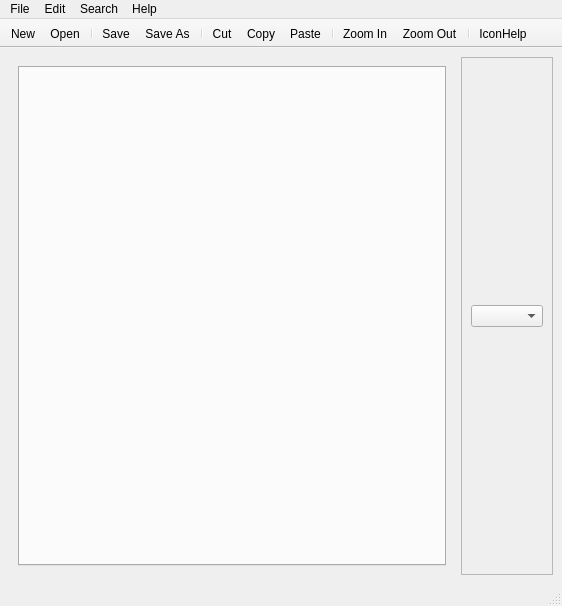
<?xml version="1.0" encoding="UTF-8"?>
<ui version="4.0">
 <class>MainWindow</class>
 <widget class="QMainWindow" name="MainWindow">
  <property name="geometry">
   <rect>
    <x>0</x>
    <y>0</y>
    <width>562</width>
    <height>606</height>
   </rect>
  </property>
  <property name="sizePolicy">
   <sizepolicy hsizetype="Expanding" vsizetype="Expanding">
    <horstretch>0</horstretch>
    <verstretch>0</verstretch>
   </sizepolicy>
  </property>
  <property name="minimumSize">
   <size>
    <width>312</width>
    <height>312</height>
   </size>
  </property>
  <property name="windowTitle">
   <string>G.R.O.M.</string>
  </property>
  <property name="windowIcon">
   <iconset resource="Icons.qrc">
    <normaloff>:/Program_Icon/icons/dnahelixpixels.jpg</normaloff>:/Program_Icon/icons/dnahelixpixels.jpg</iconset>
  </property>
  <widget class="QWidget" name="centralwidget">
   <layout class="QGridLayout" name="gridLayout_3">
    <item row="0" column="0">
     <widget class="QFrame" name="MainFrame">
      <property name="frameShape">
       <enum>QFrame::NoFrame</enum>
      </property>
      <property name="frameShadow">
       <enum>QFrame::Raised</enum>
      </property>
      <layout class="QGridLayout" name="gridLayout_2">
       <item row="0" column="0">
        <widget class="QTabWidget" name="tabWidget">
         <property name="tabShape">
          <enum>QTabWidget::Rounded</enum>
         </property>
         <property name="currentIndex">
          <number>-1</number>
         </property>
         <property name="documentMode">
          <bool>false</bool>
         </property>
         <property name="movable">
          <bool>true</bool>
         </property>
        </widget>
       </item>
      </layout>
     </widget>
    </item>
    <item row="0" column="1">
     <widget class="QFrame" name="moreFrame">
      <property name="frameShape">
       <enum>QFrame::StyledPanel</enum>
      </property>
      <property name="frameShadow">
       <enum>QFrame::Raised</enum>
      </property>
      <layout class="QGridLayout" name="gridLayout">
       <item row="0" column="0">
        <widget class="QComboBox" name="comboBox"/>
       </item>
      </layout>
     </widget>
    </item>
   </layout>
  </widget>
  <widget class="QMenuBar" name="menubar">
   <property name="geometry">
    <rect>
     <x>0</x>
     <y>0</y>
     <width>562</width>
     <height>25</height>
    </rect>
   </property>
   <widget class="QMenu" name="menuFile">
    <property name="title">
     <string>File</string>
    </property>
    <addaction name="actionIconNew"/>
    <addaction name="actionIconOpen"/>
    <addaction name="separator"/>
    <addaction name="actionIconSave"/>
    <addaction name="actionIconSaveAs"/>
    <addaction name="separator"/>
    <addaction name="actionExit"/>
   </widget>
   <widget class="QMenu" name="menuHelp">
    <property name="title">
     <string>Help</string>
    </property>
    <addaction name="separator"/>
    <addaction name="actionAbout"/>
    <addaction name="actionAbout_Qt"/>
   </widget>
   <widget class="QMenu" name="menuEdit">
    <property name="title">
     <string>Edit</string>
    </property>
    <addaction name="actionUndo"/>
    <addaction name="actionRedo"/>
    <addaction name="separator"/>
    <addaction name="actionCut"/>
    <addaction name="actionCopy"/>
    <addaction name="actionPaste"/>
    <addaction name="separator"/>
    <addaction name="actionComment"/>
    <addaction name="actionUncomment"/>
    <addaction name="separator"/>
    <addaction name="actionSelect_All"/>
    <addaction name="actionDeselect_All"/>
    <addaction name="separator"/>
    <addaction name="actionZoom_In"/>
    <addaction name="actionZoom_Out"/>
    <addaction name="separator"/>
    <addaction name="actionAdd_Row"/>
    <addaction name="actionRemove_Row"/>
    <addaction name="separator"/>
    <addaction name="actionMulti_Rename"/>
    <addaction name="actionRenumerate"/>
    <addaction name="separator"/>
   </widget>
   <widget class="QMenu" name="menuSearch">
    <property name="title">
     <string>Search</string>
    </property>
    <addaction name="actionFind"/>
    <addaction name="actionReplace"/>
   </widget>
   <addaction name="menuFile"/>
   <addaction name="menuEdit"/>
   <addaction name="menuSearch"/>
   <addaction name="menuHelp"/>
  </widget>
  <widget class="QStatusBar" name="statusbar"/>
  <widget class="QToolBar" name="toolBar">
   <property name="windowTitle">
    <string>toolBar</string>
   </property>
   <property name="toolTip">
    <string/>
   </property>
   <property name="movable">
    <bool>false</bool>
   </property>
   <property name="allowedAreas">
    <set>Qt::AllToolBarAreas</set>
   </property>
   <property name="iconSize">
    <size>
     <width>35</width>
     <height>35</height>
    </size>
   </property>
   <property name="floatable">
    <bool>false</bool>
   </property>
   <attribute name="toolBarArea">
    <enum>TopToolBarArea</enum>
   </attribute>
   <attribute name="toolBarBreak">
    <bool>false</bool>
   </attribute>
   <addaction name="actionIconNew"/>
   <addaction name="actionIconOpen"/>
   <addaction name="separator"/>
   <addaction name="actionIconSave"/>
   <addaction name="actionIconSaveAs"/>
   <addaction name="separator"/>
   <addaction name="actionCut"/>
   <addaction name="actionCopy"/>
   <addaction name="actionPaste"/>
   <addaction name="separator"/>
   <addaction name="actionZoom_In"/>
   <addaction name="actionZoom_Out"/>
   <addaction name="separator"/>
   <addaction name="actionIconHelp"/>
  </widget>
  <action name="actionSelect_All">
   <property name="text">
    <string>Select All</string>
   </property>
   <property name="shortcut">
    <string>Ctrl+A</string>
   </property>
  </action>
  <action name="actionAbout">
   <property name="text">
    <string>About G.R.O.M.</string>
   </property>
  </action>
  <action name="actionIconNew">
   <property name="icon">
    <iconset resource="Icons.qrc">
     <normaloff>:/Icons/icons/Files-New-File-icon.png</normaloff>:/Icons/icons/Files-New-File-icon.png</iconset>
   </property>
   <property name="text">
    <string>New</string>
   </property>
   <property name="shortcut">
    <string>Ctrl+N</string>
   </property>
  </action>
  <action name="actionIconOpen">
   <property name="icon">
    <iconset resource="Icons.qrc">
     <normaloff>:/Icons/icons/open-file-icon.png</normaloff>:/Icons/icons/open-file-icon.png</iconset>
   </property>
   <property name="text">
    <string>Open</string>
   </property>
   <property name="shortcut">
    <string>Ctrl+O</string>
   </property>
  </action>
  <action name="actionIconSave">
   <property name="icon">
    <iconset resource="Icons.qrc">
     <normaloff>:/Icons/icons/Actions-document-save-icon.png</normaloff>:/Icons/icons/Actions-document-save-icon.png</iconset>
   </property>
   <property name="text">
    <string>Save</string>
   </property>
   <property name="shortcut">
    <string>Ctrl+S</string>
   </property>
  </action>
  <action name="actionIconSaveAs">
   <property name="icon">
    <iconset resource="Icons.qrc">
     <normaloff>:/Icons/icons/Actions-document-save-as-icon.png</normaloff>:/Icons/icons/Actions-document-save-as-icon.png</iconset>
   </property>
   <property name="text">
    <string>Save As</string>
   </property>
  </action>
  <action name="actionIconHelp">
   <property name="icon">
    <iconset resource="Icons.qrc">
     <normaloff>:/Icons/icons/Actions-help-about-icon.png</normaloff>:/Icons/icons/Actions-help-about-icon.png</iconset>
   </property>
   <property name="text">
    <string>IconHelp</string>
   </property>
   <property name="toolTip">
    <string>Show Help</string>
   </property>
  </action>
  <action name="actionRenumerate">
   <property name="text">
    <string>Renumerate</string>
   </property>
  </action>
  <action name="actionExit">
   <property name="text">
    <string>Quit</string>
   </property>
   <property name="shortcut">
    <string>Ctrl+E</string>
   </property>
  </action>
  <action name="actionFind">
   <property name="icon">
    <iconset resource="Icons.qrc">
     <normaloff>:/Search/icons/find/Start-Menu-Search-icon.png</normaloff>:/Search/icons/find/Start-Menu-Search-icon.png</iconset>
   </property>
   <property name="text">
    <string>Find</string>
   </property>
   <property name="shortcut">
    <string>Ctrl+F</string>
   </property>
  </action>
  <action name="actionFind_Next">
   <property name="icon">
    <iconset resource="Icons.qrc">
     <normaloff>:/Search/icons/find/Search-icon.png</normaloff>:/Search/icons/find/Search-icon.png</iconset>
   </property>
   <property name="text">
    <string>Find Next</string>
   </property>
   <property name="shortcut">
    <string>Ctrl+G</string>
   </property>
  </action>
  <action name="actionReplace">
   <property name="icon">
    <iconset>
     <normaloff>:/Search/icons/find/Actions-find-replace-icon.png</normaloff>:/Search/icons/find/Actions-find-replace-icon.png</iconset>
   </property>
   <property name="text">
    <string>Replace</string>
   </property>
   <property name="shortcut">
    <string>Ctrl+H</string>
   </property>
  </action>
  <action name="actionSave_as">
   <property name="text">
    <string>Save as...</string>
   </property>
  </action>
  <action name="actionUndo">
   <property name="icon">
    <iconset resource="Icons.qrc">
     <normaloff>:/Edit/icons/edit/Actions-undo-icon.png</normaloff>:/Edit/icons/edit/Actions-undo-icon.png</iconset>
   </property>
   <property name="text">
    <string>Undo</string>
   </property>
   <property name="shortcut">
    <string>Ctrl+Z</string>
   </property>
  </action>
  <action name="actionRedo">
   <property name="icon">
    <iconset resource="Icons.qrc">
     <normaloff>:/Edit/icons/edit/Actions-redo-icon.png</normaloff>:/Edit/icons/edit/Actions-redo-icon.png</iconset>
   </property>
   <property name="text">
    <string>Redo</string>
   </property>
   <property name="shortcut">
    <string>Ctrl+Shift+Z</string>
   </property>
  </action>
  <action name="actionCut">
   <property name="icon">
    <iconset resource="Icons.qrc">
     <normaloff>:/Edit/icons/edit/cut-icon.png</normaloff>:/Edit/icons/edit/cut-icon.png</iconset>
   </property>
   <property name="text">
    <string>Cut</string>
   </property>
   <property name="shortcut">
    <string>Ctrl+X</string>
   </property>
  </action>
  <action name="actionCopy">
   <property name="icon">
    <iconset resource="Icons.qrc">
     <normaloff>:/Edit/icons/edit/copy-icon.png</normaloff>:/Edit/icons/edit/copy-icon.png</iconset>
   </property>
   <property name="text">
    <string>Copy</string>
   </property>
   <property name="shortcut">
    <string>Ctrl+C</string>
   </property>
  </action>
  <action name="actionPaste">
   <property name="icon">
    <iconset resource="Icons.qrc">
     <normaloff>:/Edit/icons/edit/paste-icon.png</normaloff>:/Edit/icons/edit/paste-icon.png</iconset>
   </property>
   <property name="text">
    <string>Paste</string>
   </property>
   <property name="shortcut">
    <string>Ctrl+V</string>
   </property>
  </action>
  <action name="actionMulti_Rename">
   <property name="text">
    <string>Multi-Rename</string>
   </property>
  </action>
  <action name="actionAbout_Qt">
   <property name="text">
    <string>About Qt</string>
   </property>
  </action>
  <action name="actionZoom_In">
   <property name="icon">
    <iconset resource="Icons.qrc">
     <normaloff>:/Edit/icons/edit/Zoom_in.png</normaloff>:/Edit/icons/edit/Zoom_in.png</iconset>
   </property>
   <property name="text">
    <string>Zoom In</string>
   </property>
   <property name="shortcut">
    <string>Ctrl+=</string>
   </property>
   <property name="iconVisibleInMenu">
    <bool>false</bool>
   </property>
  </action>
  <action name="actionZoom_Out">
   <property name="icon">
    <iconset resource="Icons.qrc">
     <normaloff>:/Edit/icons/edit/Zoom_out.png</normaloff>:/Edit/icons/edit/Zoom_out.png</iconset>
   </property>
   <property name="text">
    <string>Zoom Out</string>
   </property>
   <property name="shortcut">
    <string>Ctrl+-</string>
   </property>
  </action>
  <action name="actionAdd_Row">
   <property name="text">
    <string>Add Row</string>
   </property>
  </action>
  <action name="actionRemove_Row">
   <property name="text">
    <string>Remove Row</string>
   </property>
  </action>
  <action name="actionDeselect_All">
   <property name="text">
    <string>Deselect All</string>
   </property>
   <property name="shortcut">
    <string>Ctrl+Shift+A</string>
   </property>
  </action>
  <action name="actionComment">
   <property name="text">
    <string>Comment</string>
   </property>
   <property name="shortcut">
    <string>Ctrl+D</string>
   </property>
  </action>
  <action name="actionUncomment">
   <property name="text">
    <string>Uncomment</string>
   </property>
   <property name="shortcut">
    <string>Ctrl+Shift+D</string>
   </property>
  </action>
 </widget>
 <resources>
  <include location="Icons.qrc"/>
 </resources>
 <connections/>
</ui>
